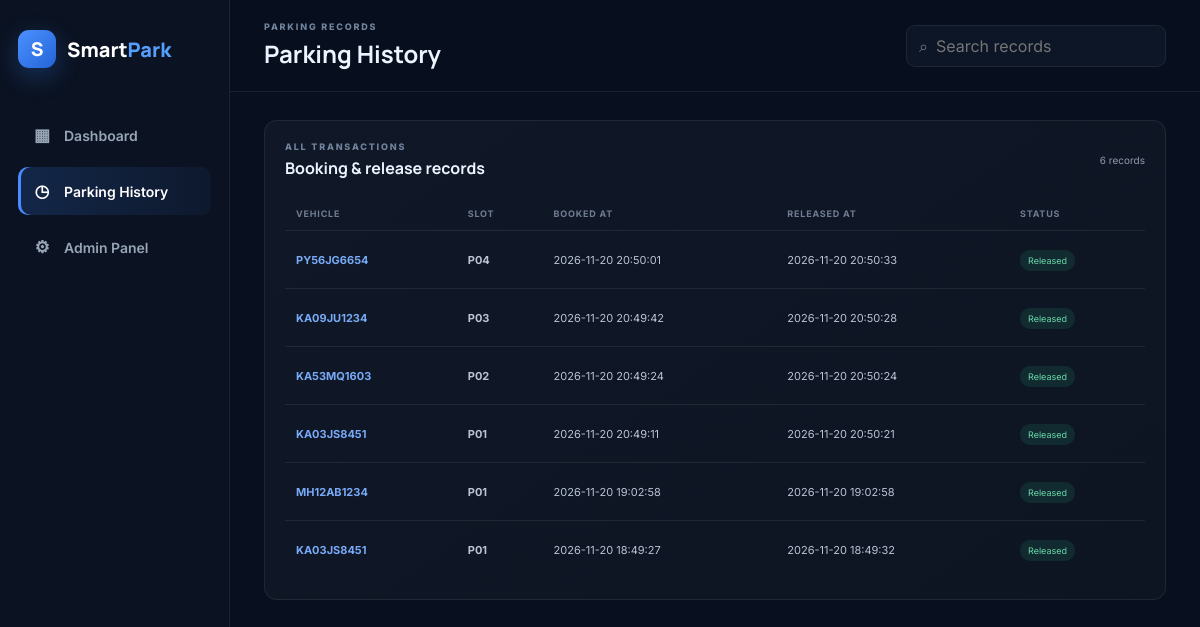
The app's page /history with its own data.
### tables this page shows
CREATE TABLE parking_history (
            id INTEGER PRIMARY KEY AUTOINCREMENT,
            slot_number TEXT NOT NULL,
            vehicle_number TEXT NOT NULL,
            booking_time TEXT NOT NULL,
            release_time TEXT,
            status TEXT NOT NULL DEFAULT 'active'
        );

### app.py (the view)
@app.route("/history")
def history():
    search = request.args.get("q", "").strip()
    conn = get_db()
    if search:
        term = f"%{search}%"
        records = conn.execute(
            """
            SELECT * FROM parking_history
            WHERE slot_number LIKE ?
            OR vehicle_number LIKE ?
            ORDER BY id DESC
            """,
            (term, term)
        ).fetchall()
    else:
        records = conn.execute(
            """
            SELECT * FROM parking_history
            ORDER BY id DESC
            """
        ).fetchall()
    conn.close()
    return render_template(
        "history.html",
        records=records,
        search=search
    )

### app.py (called while the page is built)
@app.before_request
def protect_mutations():
    if request.method in ("POST", "PUT", "PATCH", "DELETE"):
        supplied = (
            request.headers.get("X-CSRF-Token")
            or request.form.get("csrf_token")
        )
        expected = session.get("csrf_token")
        if (
            not supplied
            or not expected
            or not hmac.compare_digest(supplied, expected)
        ):
            return jsonify({
                "success": False,
                "message": "Invalid or missing security token. Refresh the page and try again."
            }), 403

### database.py (called while the page is built)
def get_db():
    conn = sqlite3.connect(DB_PATH, timeout=30)
    conn.row_factory = sqlite3.Row
    return conn

### templates/history.html
<!doctype html><html lang="en"><head><meta charset="utf-8"><meta name="viewport" content="width=device-width,initial-scale=1"><title>Parking History · SmartPark</title><link rel="stylesheet" href="https://fonts.googleapis.com/css2?family=Inter:wght@400;500;600;700&family=Manrope:wght@700;800&display=swap"><link rel="stylesheet" href="{{ url_for('static', filename='css/style.css') }}"></head><body><div class="app-shell"><aside class="sidebar" id="sidebar"><a class="brand" href="/"><span class="brand-mark">S</span><span>Smart<span>Park</span></span></a><nav><a class="nav-link" href="/"><span>▦</span>Dashboard</a><a class="nav-link active" href="/history"><span>◷</span>Parking History</a><a class="nav-link" href="/admin"><span>⚙</span>Admin Panel</a></nav></aside><main><header class="topbar"><button class="menu-button" id="menuButton">☰</button><div><p class="eyebrow">PARKING RECORDS</p><h1>Parking History</h1></div><div class="top-actions"><form class="search" action="/history" method="get"><span>⌕</span><input name="q" value="{{ search }}" placeholder="Search records"></form></div></header><div class="content"><section class="panel table-panel"><div class="panel-heading"><div><p class="eyebrow">ALL TRANSACTIONS</p><h3>Booking & release records</h3></div><span class="record-count">{{ records|length }} records</span></div><div class="table-wrap"><table><thead><tr><th>Vehicle</th><th>Slot</th><th>Booked at</th><th>Released at</th><th>Status</th></tr></thead><tbody>{% for record in records %}<tr><td><b class="vehicle-tag">{{ record.vehicle_number }}</b></td><td><b>{{ record.slot_number }}</b></td><td>{{ record.booking_time }}</td><td>{{ record.release_time or '—' }}</td><td><span class="table-status {{ record.status }}">{{ record.status|title }}</span></td></tr>{% else %}<tr><td colspan="5" class="empty-table">No parking records found</td></tr>{% endfor %}</tbody></table></div></section></div></main></div><script src="{{ url_for('static', filename='js/script.js') }}"></script></body></html>

### static/css/style.css (style rules this page uses)
:root { --bg:#08101f;--panel:#101827;--panel2:#151f2e;--line:rgba(255,255,255,.075);--text:#edf4ff;--muted:#8e9aab;--blue:#3a82f6;--green:#32c785;--red:#f05e70;--amber:#f6bd60 }
* { box-sizing:border-box }
body { margin:0;font-family:Inter,sans-serif;color:var(--text);background:var(--bg) }
button,input { font:inherit }
.app-shell { min-height:100vh }
.sidebar { position:fixed;z-index:30;inset:0 auto 0 0;width:230px;background:#0b1322;border-right:1px solid var(--line);padding:25px 18px;display:flex;flex-direction:column }
.brand { height:48px;display:flex;align-items:center;gap:11px;color:white;text-decoration:none;font-family:Manrope;font-size:20px;font-weight:800 }
.brand>span:last-child>span { color:#55a0ff }
.brand-mark { width:38px;height:38px;border-radius:11px;background:linear-gradient(135deg,#4c91ff,#2364d8);display:grid!important;place-items:center;font-family:Manrope;font-size:19px;box-shadow:0 8px 24px rgba(58,130,246,.28) }
nav { margin-top:38px;display:grid;gap:8px }
.nav-link { height:48px;padding:0 14px;border-radius:10px;color:#98a5b7;text-decoration:none;display:flex;align-items:center;gap:12px;font-size:14px;font-weight:600 }
.nav-link span { font-size:17px;width:20px;text-align:center }
.nav-link:hover,.nav-link.active { color:white;background:linear-gradient(90deg,rgba(58,130,246,.18),rgba(58,130,246,.05));box-shadow:inset 3px 0 #4a8cff }
main { margin-left:230px;min-height:100vh }
.topbar { height:92px;padding:0 34px;border-bottom:1px solid var(--line);display:flex;align-items:center;justify-content:space-between;background:rgba(8,16,31,.92);position:sticky;top:0;z-index:20;backdrop-filter:blur(16px) }
.eyebrow { font-size:9px!important;letter-spacing:1.8px;color:#71839c;font-weight:800;margin:0 0 5px!important }
.topbar h1 { font-family:Manrope;margin:0;font-size:24px }
.top-actions { display:flex;align-items:center;gap:12px }
.search { width:260px;height:42px;border:1px solid var(--line);border-radius:9px;background:#0d1626;display:flex;align-items:center;padding:0 12px }
.search span { color:#6d7b91 }
.search input { min-width:0;width:100%;border:0;outline:0;background:transparent;color:white;padding:0 8px }
.content { padding:28px 34px 45px }
.panel { border:1px solid var(--line);border-radius:13px;background:linear-gradient(145deg,#101827,#0d1523) }
.slots-panel,.analytics-panel,.activity-panel,.table-panel { padding:20px }
.panel-heading { display:flex;align-items:center;justify-content:space-between;margin-bottom:18px }
.panel-heading h3 { font-family:Manrope;font-size:16px;margin:0 }
.table-panel { margin-top:0 }
.table-wrap { overflow-x:auto }
.table-wrap table { width:100%;border-collapse:collapse }
.table-wrap th { text-align:left;color:#6f7d92;font-size:9px;letter-spacing:.8px;text-transform:uppercase;padding:11px;border-bottom:1px solid var(--line) }
.table-wrap td { height:58px;border-bottom:1px solid var(--line);font-size:11px;color:#bac4d2;padding:8px 11px }
.table-wrap tr:last-child td { border-bottom:0 }
.vehicle-tag { color:#78aaf7 }
.table-status { font-size:9px;border-radius:10px;padding:5px 8px }
.table-status.released,.table-status.available { background:rgba(50,199,133,.12);color:#68d7a9 }
.record-count { font-size:10px;color:var(--muted) }

### records on screen
parking_history: vehicle_number "PY56JG6654", slot_number "P04", booking_time "2026-11-20 20:50:01", release_time "2026-11-20 20:50:33", status "Released"
parking_history: vehicle_number "KA09JU1234", slot_number "P03", booking_time "2026-11-20 20:49:42", release_time "2026-11-20 20:50:28", status "Released"
parking_history: vehicle_number "KA53MQ1603", slot_number "P02", booking_time "2026-11-20 20:49:24", release_time "2026-11-20 20:50:24", status "Released"
parking_history: vehicle_number "KA03JS8451", slot_number "P01", booking_time "2026-11-20 20:49:11", release_time "2026-11-20 20:50:21", status "Released"
parking_history: vehicle_number "MH12AB1234", slot_number "P01", booking_time "2026-11-20 19:02:58", release_time "2026-11-20 19:02:58", status "Released"
parking_history: vehicle_number "KA03JS8451", slot_number "P01", booking_time "2026-11-20 18:49:27", release_time "2026-11-20 18:49:32", status "Released"

### other values on screen
{{ records|length }} "6"
